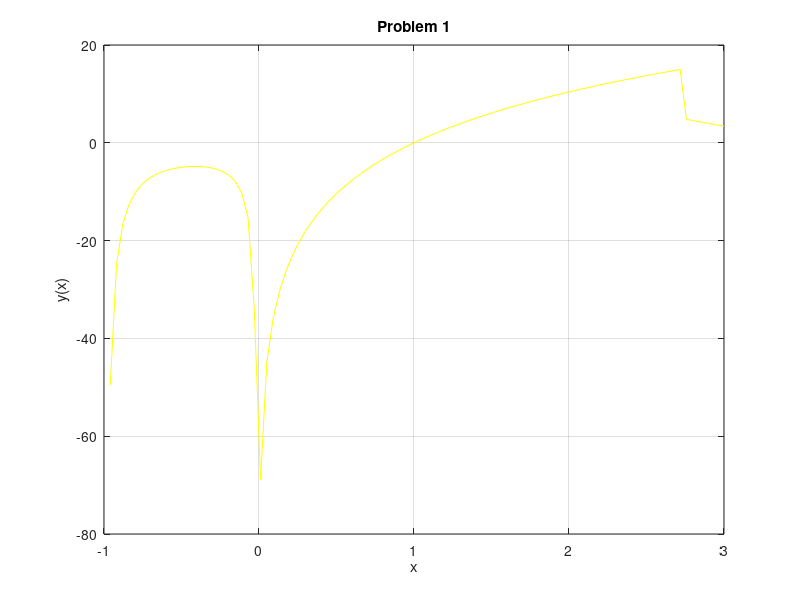

MATLAB code for this plot:
close all; clear all; clc;

x = linspace(-1, 3, 100); %setting up an evenly spaced x and initial y vector
y = ones(1,100);


for i = 1:length(x) %for loop iterating through each index in x

    if (x(i) >= -1) && (x(i) < 0) %piecewise function reassigning y values depending on x
        
        y(i) = (x(i).^2 + 1)/(x(i).^2 + x(i));
    
    elseif ((x(i) >= 0) && (x(i) < 2.718))
    
        y(i) = 15*log(x(i));
    
    else
        
        y(i) = 12.386 - x(i).^2;
    
    end

end

plot(x,y,"cy") %plotting with labels in cyan
grid on
xlabel("x")
ylabel("y(x)")
title("Problem 1")